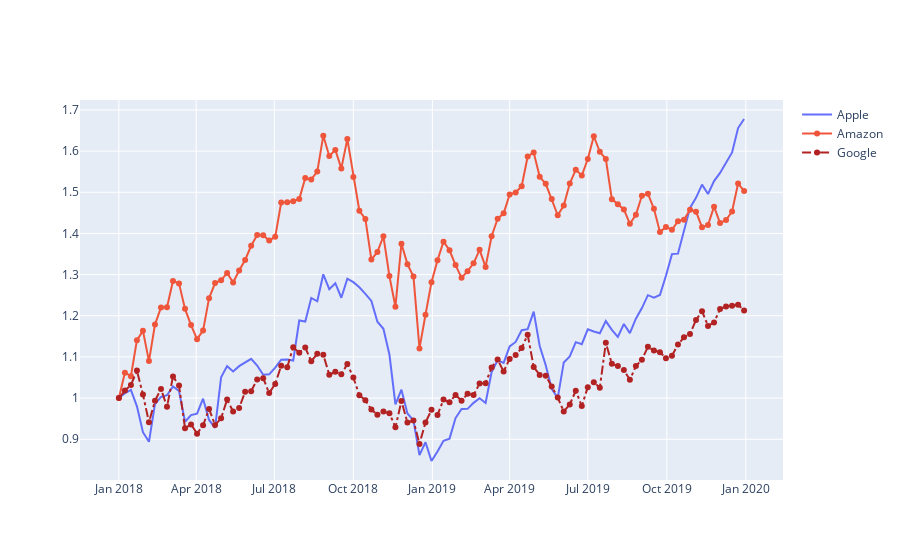

Notebook source saved alongside this figure:
### Markdown cell above
### 3 line charts with different line style

### Code cell
fig = go.Figure()
fig.add_trace(go.Scatter(x=dfStock.date, y=dfStock.AAPL, mode='lines', name='Apple'))
fig.add_trace(go.Scatter(x=dfStock.date, y=dfStock.AMZN, mode='lines+markers', name='Amazon'))
fig.add_trace(go.Scatter(x=dfStock.date, y=dfStock.GOOG, mode='lines+markers', name='Google',
             line = dict(color='firebrick', width=2, dash='dashdot')))
